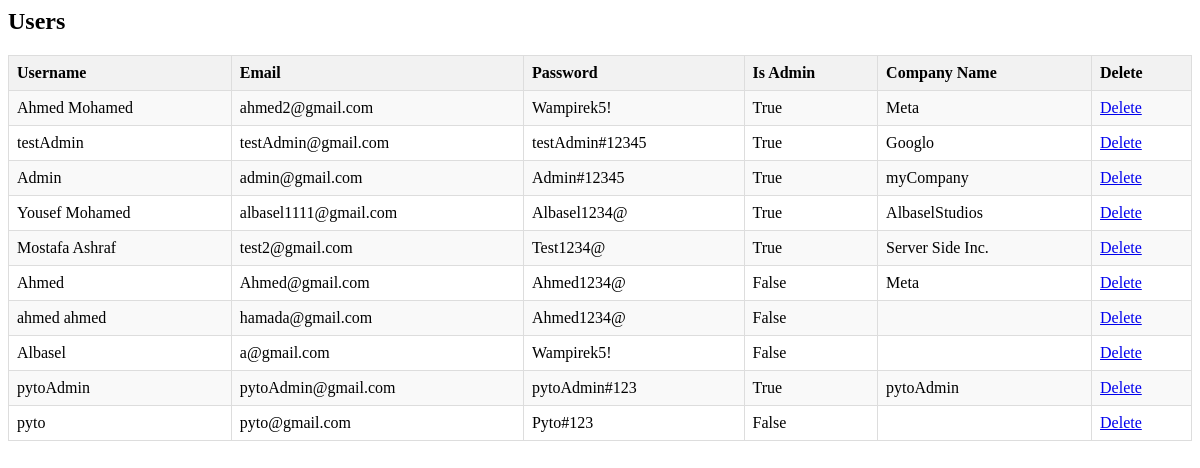
The app's page /allusers, older data.
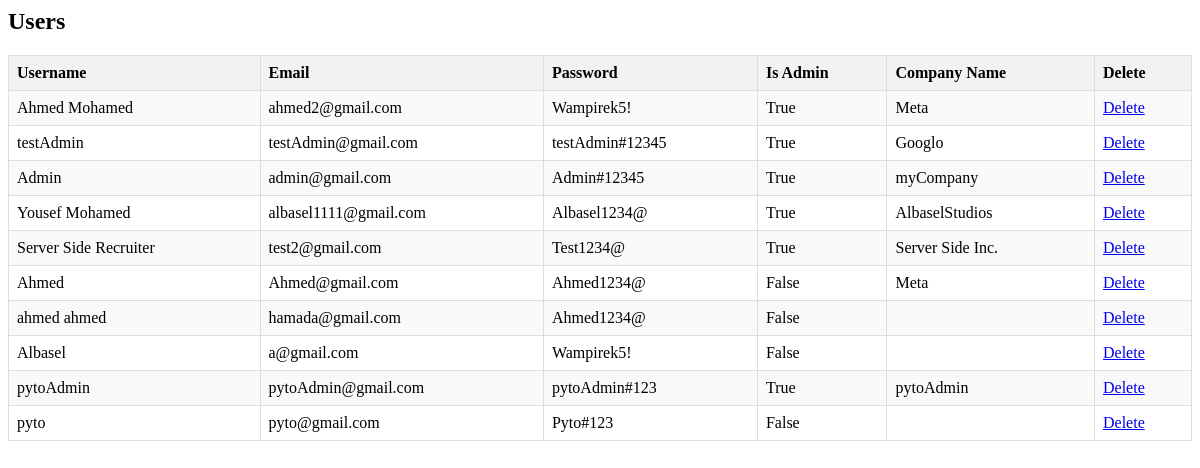
The same page, newer data.
### authentication/models.py (models this page shows, shortened)
class User(models.Model):
    username = models.CharField(max_length=255)
    email = models.EmailField(unique=True)
    password = models.CharField(max_length=255)
    is_company_admin = models.BooleanField(default=False)
    company_name = models.CharField(max_length=255, null=True, default="N/A")
    current_job = models.CharField(max_length=255,null=True,blank=True, default="N/A")
    resume_link = models.CharField(max_length=255,null=True,blank=True, default="N/A")
    picture_link = models.CharField(max_length=255,null=True,blank=True, default="N/A")
    skills = models.CharField(max_length=255,null=True,blank=True, default="N/A")
    profile_description = models.CharField(max_length=255,null=True,blank=True, default="N/A")

### authentication/views.py (the view)
# urls.py: path('allusers', views.view_users, name='view_users'),
def view_users(request):
    template =loader.get_template('view_users.html')
    allUsrs=User.objects.all().values()
    context={
        'User':allUsrs
    }
    return HttpResponse(template.render(context,request))

### templates/view_users.html (shortened to what this page needs)
{% block content %}
<h2>Users</h2>
<table>
    <tr>
        <th>Username</th>
        <th>Email</th>
        <th>Password</th>
        <th>Is Admin</th>
        <th>Company Name</th>
        <th>Delete</th>
    </tr>
    {% for user in User %}
    <tr>
        <td>{{ user.username }}</td>
        <td>{{ user.email }}</td>
        <td>{{ user.password }}</td>
        <td>{{ user.is_company_admin }}</td>
        <td>{{ user.company_name }}</td>
        <td><a href="{% url 'delete_user' user.id %}">Delete</a></td>
    </tr>
    {% endfor %}
</table>
{% endblock %}

Row changes from the older to the newer data that the page shows:
changed User "test2@gmail.com": username "Mostafa Ashraf" → "Server Side Recruiter"
